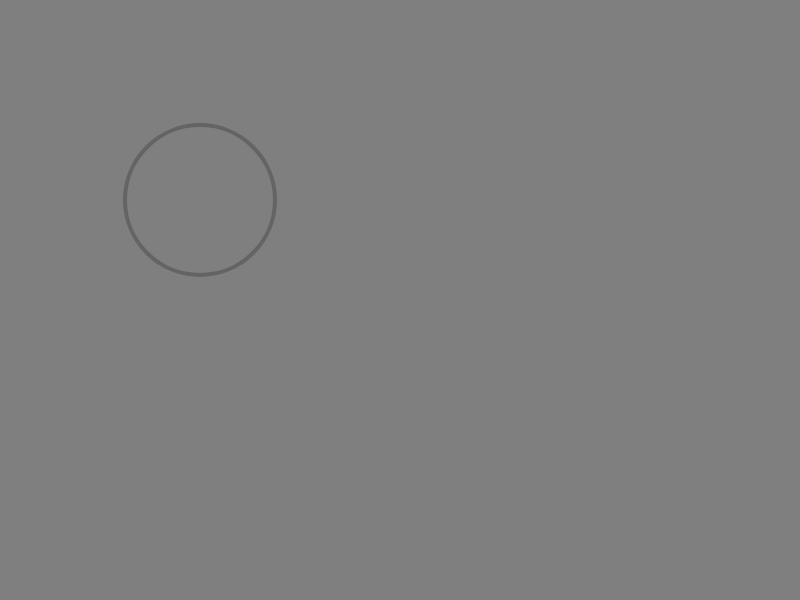
Frame 1 (no input)
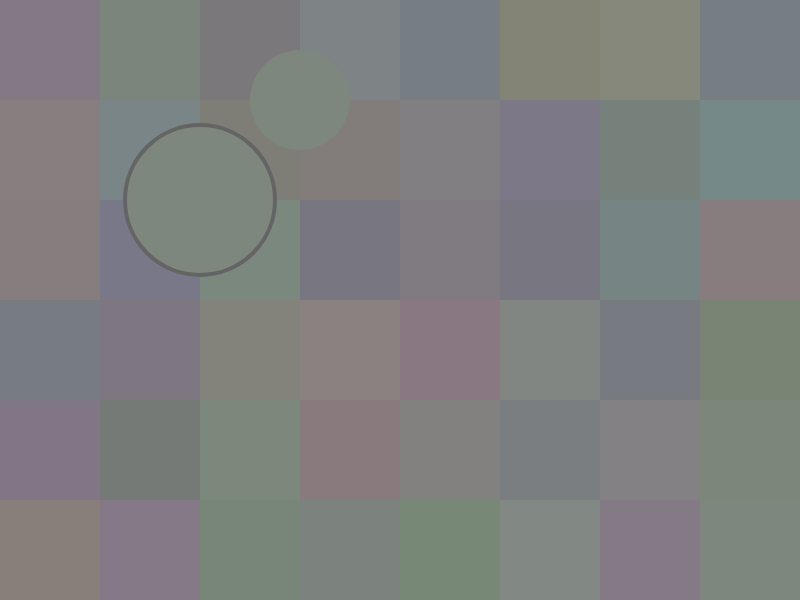
Frame 60 (no input)
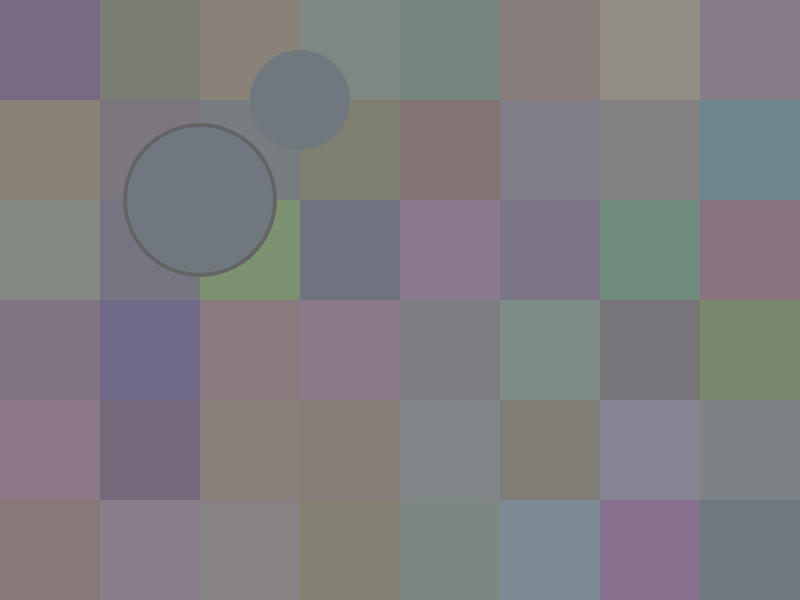
Frame 120 (the mouse pressed at the canvas centre since frame 60)

The p5.js sketch that drew these frames (run headless with seeded random() and noise() and a simulated clock; from frame 60 on, the mouse is pressed at the canvas centre):

// p5.js sketch
// ── sketch.js
let panels = []; 
let panelWidth = 100;

let ellipse1;
let ellipse2;
//ellipses.length = 10

let r = 193;
let g = 40;
let b =163;



let currentTime = 0;
let prevTime = 0;
let interval = 500; //in milliseconds

function setup() 
{
    createCanvas(800, 600);

    //create a new panel for each grid cell
    for (let y = 0; y < height; y += panelWidth)
    {
        for(let x = 0; x < width; x += panelWidth) 
        {
            //.push adds a new array element to end of panels array
            panels.push(new Panel(x, y, 127, 127, 127, panelWidth));
            //add a new panel to array at x and y position, in grey, size of panelWidth
        }
    }

    ellipse1 = new Ellipse (300, 100, 100);
     ellipse2 = new Ellipse (200, 200, 150);

   }

function draw() 
{
    background(0);
  

     noStroke ();
     //strokeWeight(4);
  
    for(let i = 0; i < panels.length; i++)
    {
        panels[i].display();
    }

  
    currentTime = millis();
    if (currentTime - prevTime >= interval) //if timer triggers...
    {
        prevTime = currentTime; //record time when triggered
        for(let i = 0; i < panels.length; i++)
        {
            panels[i].slightRandom();   //slightly change color of every panel in array
        }
    }

    ellipse1.display();
    ellipse2.display();
}

class Panel {
    constructor(tempX, tempY, tempR, tempG, tempB, tempSize) 
    {
        this.x = tempX;
        this.y = tempY;
        this.r = tempR;
        this.g = tempG;
        this.b = tempB;
        this.size = tempSize;
    }

    display() 
    {
        fill(this.r, this.g, this.b);
        // stroke(this.r, this.g, this.b);
        rect(this.x, this.y, this.size, this.size);
    }

    randomize() 
    {
        this.r = random(255);
        this.g = random(255);
        this.b = random(255);
    }

    slightRandom() 
    {
        this.r += random(-10, 10);
        this.g += random(-10, 10);
        this.b += random(-10, 10);
    }
}  


  class Ellipse
  
  {
    constructor (tempX, tempY, tempR, tempG, tempB, tempDiameter)
  {
     this.x = tempX;
        this.y = tempY;
        this.r = tempR;
        this.g = tempG;
        this.b = tempB;
        this.diameter = tempDiameter;
  }
 
  display()
  {
    ellipse(this.x, this.y, this.r, this.g, this.b, this.diameter);

    stroke(100);
    strokeWeight(4);

}
}
